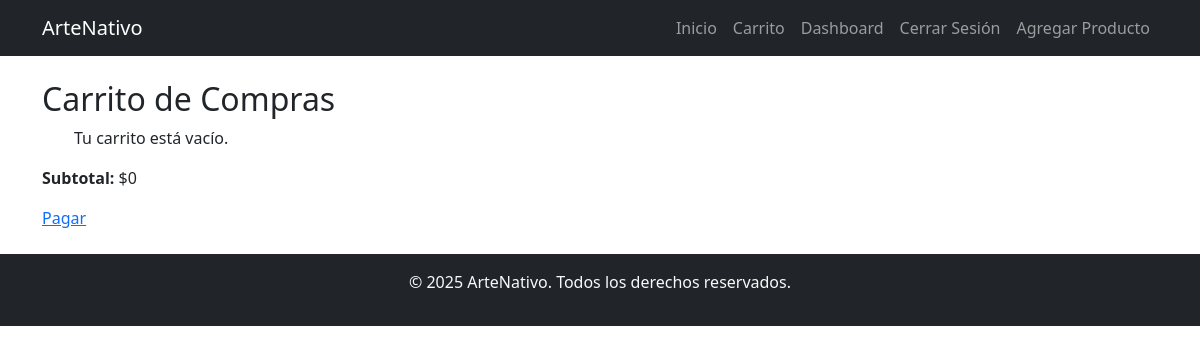
Page /cart/ (signed in) on the earlier database version.
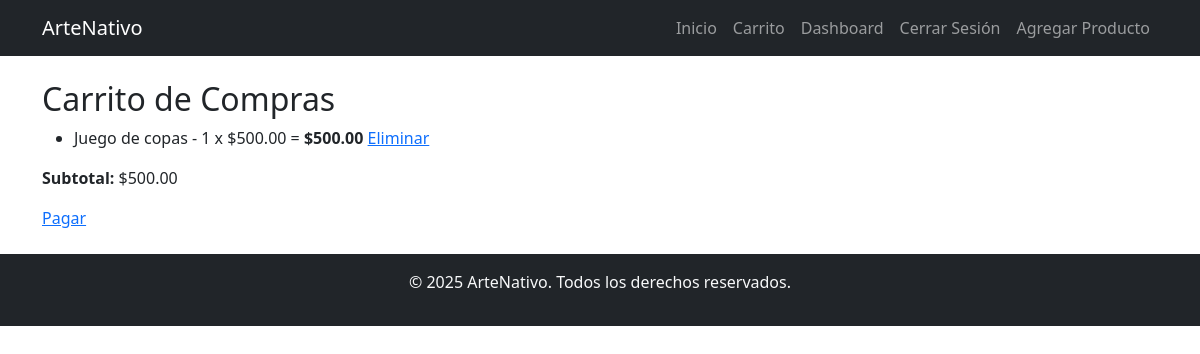
Same page on the later database version.
### cart/models.py (models this page shows, shortened)
class Cart(models.Model):
    user = models.OneToOneField(
        settings.AUTH_USER_MODEL, on_delete=models.CASCADE, related_name="cart")
    def total_price(self):
        return sum(item.total_price() for item in self.items.all())

class CartItem(models.Model):
    cart = models.ForeignKey(
        Cart, on_delete=models.CASCADE, related_name="items")
    product = models.ForeignKey('products.Product', on_delete=models.CASCADE)
    quantity = models.PositiveIntegerField(default=1)
    def total_price(self):
        return self.product.price * self.quantity

### products/models.py (models this page shows, shortened)
class Product(models.Model):
    name = models.CharField(max_length=255)
    description = models.TextField()
    stock = models.PositiveIntegerField()
    price = models.DecimalField(max_digits=10, decimal_places=2)
    image = models.ImageField(
        upload_to='products/', blank=True, null=True, default='products/default.jpg')
    category = models.ForeignKey(
        Category, on_delete=models.SET_NULL, null=True, related_name="products")
    date_added = models.DateTimeField(auto_now_add=True)

### cart/views.py (the view)
# urls.py: path('', cart_detail, name='cart_detail'),
@login_required
def cart_detail(request):
    cart, created = Cart.objects.get_or_create(user=request.user)
    return render(request, 'cart/cart_detail.html', {'cart': cart})

### cart/templates/cart/cart_detail.html
{% extends 'cart/base.html' %}
{% block content %}
<h2>Carrito de Compras</h2>
<ul>
    {% for item in cart.items.all %}
        <li>
            {{ item.product.name }} - {{ item.quantity }} x ${{ item.product.price }}
            = <strong>${{ item.total_price }}</strong>
            <a href="{% url 'remove_from_cart' item.product.id %}">Eliminar</a>
        </li>
    {% empty %}
        <p>Tu carrito está vacío.</p>
    {% endfor %}
</ul>
<p><strong>Subtotal:</strong> ${{ cart.total_price }}</p>
<a class="btn-btn primary" href="{% url 'checkout' %}">Pagar</a>
{% endblock %}

Differences in the rows shown:
added CartItem: product.name "Juego de copas", quantity "1", product.price "500.00", total_price "500.00"
computed for Cart: total_price "0" → "500.00"
Other differences:
text no longer shown: "Tu carrito está vacío."
